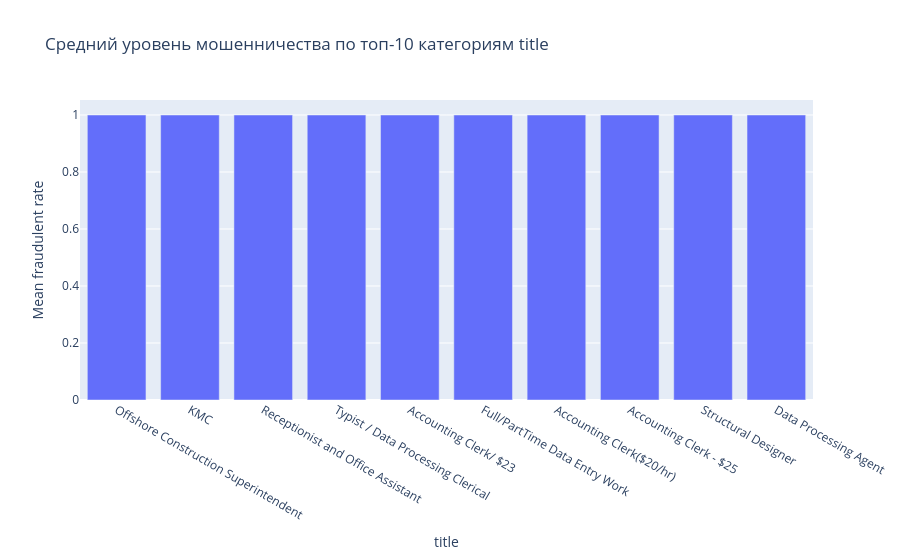
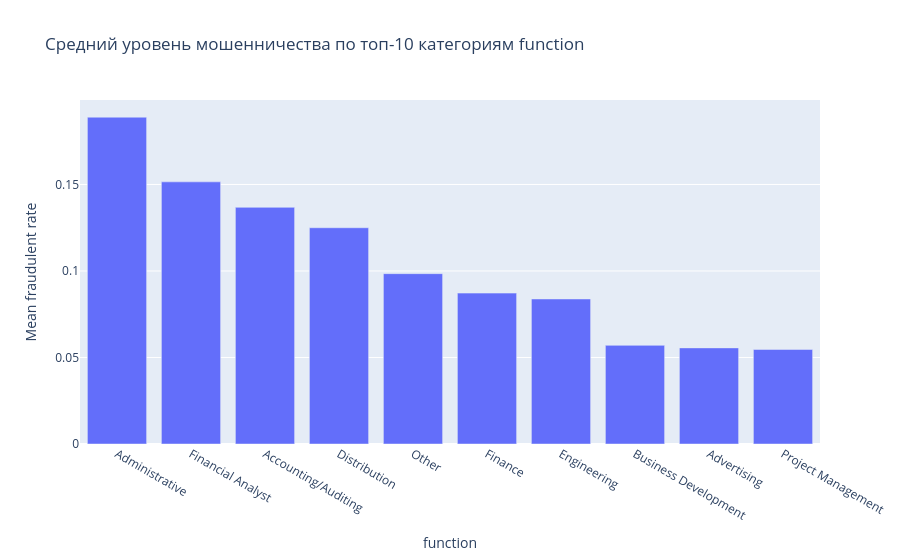

These figures' notebook cell, in order:
### Markdown cell above
## Анализ категориальных признаков

### Code cell
# Выберем топ-3 категориальных по количеству уникальных значений
cat_cardinality = {col: DF[col].nunique() for col in cat_cols}
cat_top3 = sorted(cat_cardinality, key=cat_cardinality.get, reverse=True)[:3]
print(f"Топ-3 категориальных признаков по уникальным значениям: {cat_top3}")

for col in cat_top3:
    mean_target_by_cat = DF.groupby(col)["fraudulent"].mean().sort_values(ascending=False).head(10)
    print(f"\nСредний таргет fraudulent по топ-10 категориям в {col}:")
    print(mean_target_by_cat)

    # Графики 6-8: bar chart mean target rate по топ-10 категориям
    fig = px.bar(x=mean_target_by_cat.index.astype(str), y=mean_target_by_cat.values,
                 labels={"x": col, "y": "Mean fraudulent rate"},
                 title=f"Средний уровень мошенничества по топ-10 категориям {col}")
    FIGS.append(fig)

### Figure 1 — Plotly figure (JSON) as saved in the notebook; plotly's stock layout.template omitted (floating-point values rounded to 4 significant figures)
{"data": [{"hovertemplate": "title=%{x}<br>Mean fraudulent rate=%{y}<extra></extra>", "legendgroup": "", "marker": {"color": "#636efa", "pattern": {"shape": ""}}, "name": "", "orientation": "v", "showlegend": false, "textposition": "auto", "type": "bar", "x": ["Offshore Construction Superintendent", "KMC ", "Receptionist and Office Assistant ", "Typist / Data Processing Clerical", "Accounting Clerk/ $23", "Full/PartTime Data Entry Work ", "Accounting Clerk($20/hr)", "Accounting Clerk - $25", "Structural Designer", "Data Processing Agent"], "xaxis": "x", "y": [1.0, 1.0, 1.0, 1.0, 1.0, 1.0, 1.0, 1.0, 1.0, 1.0], "yaxis": "y"}], "layout": {"barmode": "relative", "legend": {"tracegroupgap": 0}, "title": {"text": "Средний уровень мошенничества по топ-10 категориям title"}, "xaxis": {"anchor": "y", "domain": [0.0, 1.0], "title": {"text": "title"}}, "yaxis": {"anchor": "x", "domain": [0.0, 1.0], "title": {"text": "Mean fraudulent rate"}}}}

### Figure 2 — Plotly figure (JSON) as saved in the notebook; plotly's stock layout.template omitted (floating-point values rounded to 4 significant figures)
{"data": [{"hovertemplate": "function=%{x}<br>Mean fraudulent rate=%{y}<extra></extra>", "legendgroup": "", "marker": {"color": "#636efa", "pattern": {"shape": ""}}, "name": "", "orientation": "v", "showlegend": false, "textposition": "auto", "type": "bar", "x": ["Administrative", "Financial Analyst", "Accounting/Auditing", "Distribution", "Other", "Finance", "Engineering", "Business Development", "Advertising", "Project Management"], "xaxis": "x", "y": [0.1889, 0.1515, 0.1368, 0.125, 0.09846, 0.08721, 0.08383, 0.05702, 0.05556, 0.05464], "yaxis": "y"}], "layout": {"barmode": "relative", "legend": {"tracegroupgap": 0}, "title": {"text": "Средний уровень мошенничества по топ-10 категориям function"}, "xaxis": {"anchor": "y", "domain": [0.0, 1.0], "title": {"text": "function"}}, "yaxis": {"anchor": "x", "domain": [0.0, 1.0], "title": {"text": "Mean fraudulent rate"}}}}
